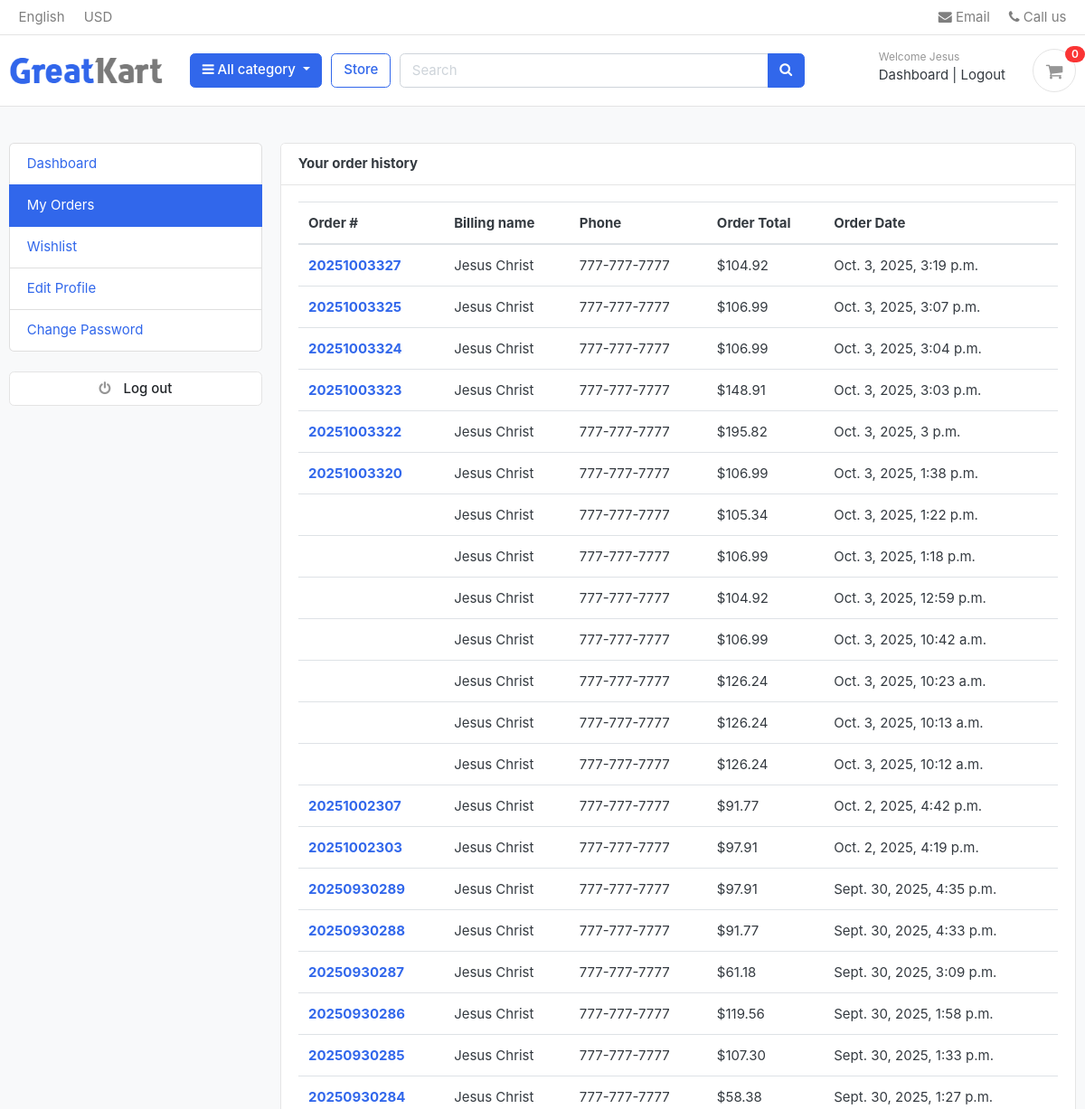
/accounts/my_orders/ (signed in, upper part), run on an earlier commit of the app's database.
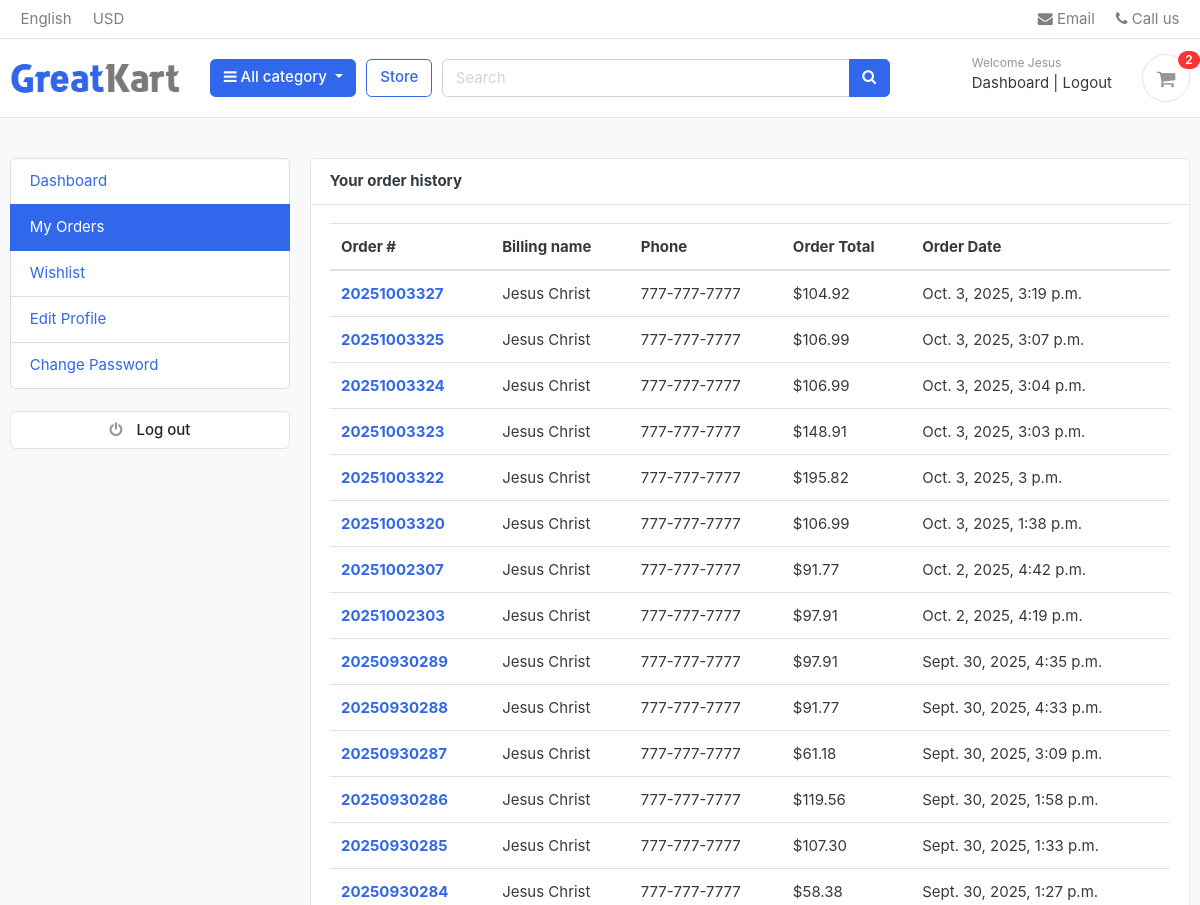
And on a later commit of the database.
### accounts/models.py (models this page shows, shortened)
class Account(AbstractUser):
    first_name = models.CharField(max_length=50)
    last_name = models.CharField(max_length=50)
    username = models.CharField(max_length=50, unique=True)
    email = models.EmailField(max_length=100, unique=True)
    phone_number = models.CharField(max_length=50)
    date_joined = models.DateTimeField(auto_now_add=True)
    last_login = models.DateTimeField(auto_now_add=True)
    is_admin = models.BooleanField(default=False)
    is_staff = models.BooleanField(default=False)
    is_active = models.BooleanField(default=False)
    is_superadmin = models.BooleanField(default=False)
    USERNAME_FIELD = 'email'
    REQUIRED_FIELDS = ['username', 'first_name', 'last_name']
    objects = MyAccountManager()

### orders/models.py (models this page shows, shortened)
class Order(models.Model):
    STATUS = (
        ("AUTHORIZED", "Authorized"),
        ("PENDING", "Pending"),
        ("CAPTURED", "Captured"),
        ("REFUNDED", "Refunded"),
    )
    ORDER_STATUS = (
        ("PROCESSING", "Processing"),
        ("SHIPPED", "Shipped"),
        ("CANCELLED", "Cancelled"),
        ("RETURNED", "Returned"),
    )
    user = models.ForeignKey(Account, on_delete=models.SET_NULL, null=True)
    payment = models.ForeignKey(Payment, on_delete=models.SET_NULL, blank=True, null=True)
    order_number = models.CharField(max_length=20)
    first_name = models.CharField(max_length=50)
    last_name = models.CharField(max_length=50)
    phone = models.CharField(max_length=15)
    email = models.EmailField(max_length=50)
    address_line_1 = models.CharField(max_length=50)
    address_line_2 = models.CharField(max_length=50, blank=True)
    country = models.CharField(max_length=2, default='US')  # 2-letter code
    state = models.CharField(max_length=2)
    city = models.CharField(max_length=50)
    zip_code = models.CharField(max_length=10)
    order_note = models.CharField(max_length=100, blank=True)
    order_total = models.DecimalField(max_digits=10, decimal_places=2)
    tax = models.DecimalField(max_digits=10, decimal_places=2)
    shipping_cost = models.DecimalField(max_digits=10, decimal_places=2, default=0,
                                        help_text="Final shipping cost applied to this order")
    status = models.CharField(max_length=10,choices=STATUS,default="AUTHORIZED",verbose_name="Payment Status")
    tracking_number = models.CharField(max_length=100, blank=True, null=True,
                                       help_text="Carrier tracking number for shipment")
    order_status = models.CharField(max_length=15,choices=ORDER_STATUS,default="PROCESSING",)
    is_ordered = models.BooleanField(default=False)
    ip = models.CharField(blank=True, max_length=20)
    created_at = models.DateTimeField(auto_now_add=True)
    updated_at = models.DateTimeField(auto_now=True)
    shipping_first_name = models.CharField(max_length=50, blank=True)
    shipping_last_name = models.CharField(max_length=50, blank=True)
    shipping_phone = models.CharField(max_length=15, blank=True)
    shipping_email = models.EmailField(max_length=50, blank=True)
    shipping_address_line_1 = models.CharField(max_length=50, blank=True)
    shipping_address_line_2 = models.CharField(max_length=50, blank=True)
    shipping_country = models.CharField(max_length=2, blank=True, default='US')
    shipping_state = models.CharField(max_length=2, blank=True)
    shipping_city = models.CharField(max_length=50, blank=True)
    shipping_zip_code = models.CharField(max_length=20, blank=True)
    shipping_method = models.CharField(max_length=50, blank=True, null=True,
                                       help_text="Carrier or type (e.g., FedEx Home, Free Shipping)")
    supplier_name = models.CharField(max_length=255, blank=True, null=True)
    po_number = models.CharField(max_length=100, blank=True, null=True)
    supplier_order_date = models.DateField(blank=True, null=True)
    paypal_authorization_id = models.CharField(max_length=255, blank=True, null=True)
    paypal_order_id = models.CharField(max_length=255, blank=True, null=True)
    def full_name(self):
        return f'{self.first_name} {self.last_name}'

### accounts/views.py (the view)
# urls.py: path('my_orders/', views.my_orders, name='my_orders'),
@login_required(login_url='login')
def my_orders(request):
    orders = Order.objects.filter(
        user=request.user
    ).exclude(
        status="New"   # hide only brand new / incomplete orders
    ).order_by('-created_at')
    context = {
        'orders': orders,
    }
    return render(request, 'accounts/my_orders.html', context)

### carts/context_processors.py (called while the page is built)
def counter(request):
    cart_count = 0
    if 'admin' in request.path:
        return {}
    else:
        try:
            cart = Cart.objects.filter(cart_id= _cart_id(request))
            if request.user.is_authenticated:
                cart_items = CartItem.objects.all().filter(user=request.user)
            else:
                cart_items = CartItem.objects.all().filter(cart=cart[:1])
            for cart_item in cart_items:
                cart_count += cart_item.quantity
        except Cart.DoesNotExist:
            cart_count = 0
    return dict(cart_count=cart_count)

### carts/utils.py (called while the page is built)
def _cart_id(request):
    cart_id = request.session.get('cart_id')
    if not cart_id:
        cart_id = str(uuid.uuid4())
        request.session['cart_id'] = cart_id
        request.session.modified = True
    return cart_id

### category/context_processors.py (called while the page is built)
def menu_links(request):
    from category.models import Category
    links = Category.objects.all()
    return dict(links=links)

### category/models.py (called while the page is built)
    def get_url(self):
        return reverse('store:products_by_category', args=[self.slug])

### store/context_processors.py (called while the page is built)
def recently_viewed(request):
    viewed_ids = request.session.get('viewed_products', [])
    recently_viewed = Product.objects.filter(id__in=viewed_ids, is_available=True).order_by('-modified_date')[:5]  # Limit to 5, match session order if possible
    ordered_products = sorted(recently_viewed, key=lambda p: viewed_ids.index(p.id) if p.id in viewed_ids else len(viewed_ids))
    return {'recently_viewed': ordered_products}

### templates/accounts/my_orders.html (shortened to what this page needs)
{% extends 'base.html' %}
{% block content %}
<section class="section-content padding-y bg">
<div class="container">
	<div class="row">
	{% include 'includes/dashboard_sidebar.html' %}
	<main class="col-md-9">
		<article class="card">
		<header class="card-header">
			<strong class="d-inline-block mr-3">Your order history</strong>
		</header>
		<div class="card-body">
			<div class="row">
			<div class="col-md-12">
				<table class="table table-hover">
  <thead>
    <tr>
      <th scope="col">Order #</th>
      <th scope="col">Billing name</th>
      <th scope="col">Phone </th>
      <th scope="col">Order Total</th>
	  <th scope="col">Order Date</th>
    </tr>
  </thead>
  <tbody>
  	{% for order in orders %}
    <tr>
      <th scope="row"><a href="{% url 'order_detail' order.order_number  %}">{{ order.order_number }}</a></th>
      <td>{{ order.full_name }}</td>
      <td>{{ order.phone }}</td>
      <td>${{ order.order_total|floatformat:2 }}</td>
	  <td>{{ order.created_at }}</td>
    </tr>
	{% endfor %}
  </tbody>
</table>
			</div>
			</div>
			</div>
		</article>
	</main>
</div>
</div>
</section>
{% endblock %}

### templates/base.html (shortened to what this page needs)
{% load static %}
<!DOCTYPE HTML>
<html lang="en">
<head>
    <link href="{% static 'css/bootstrap.css' %}" rel="stylesheet" type="text/css"/>
    <link href="{% static 'fonts/fontawesome/css/all.min.css' %}" type="text/css" rel="stylesheet">
    <link rel="stylesheet" href="https://cdnjs.cloudflare.com/ajax/libs/font-awesome/4.7.0/css/font-awesome.min.css">
    <link href="{% static 'css/ui.css' %}" rel="stylesheet" type="text/css"/>
    <link href="{% static 'css/responsive.css' %}" rel="stylesheet" media="only screen and (max-width: 1200px)" />
    <link href="{% static 'css/custom.css' %}" rel="stylesheet" type="text/css"/>
</head>
<body>
    <header class="main-header">
        {% include 'includes/navbar.html' %}
    </header>
    {% block content %}{% endblock %}
    {% include 'includes/footer.html' %}
</body>
</html>

### templates/includes/navbar.html (shortened to what this page needs)
{% load static %}
<header class="section-header">
    <nav class="navbar p-md-0 navbar-expand-sm navbar-light border-bottom">
        <div class="container">
            <div class="collapse navbar-collapse" id="navbarTop4">
                <ul class="navbar-nav mr-auto">
                    <li class="nav-item dropdown">
                        <a href="#" class="nav-link"> English </a>
                    </li>
                    <li class="nav-item dropdown">
                        <a href="#" class="nav-link"> USD </a>
                    </li>
                </ul>
                <ul class="navbar-nav">
                    <li><a href="#" class="nav-link"> <i class="fa fa-envelope"></i> Email </a></li>
                    <li><a href="#" class="nav-link"> <i class="fa fa-phone"></i> Call us </a></li>
                </ul>
            </div>
        </div>
    </nav>
    <section class="header-main border-bottom">
        <div class="container">
            <div class="row align-items-center">
                <div class="col-lg-2 col-md-3 col-6">
                    <a href="{% url 'home' %}" class="brand-wrap">
                        <img class="logo" src="{% static './images/logo.png' %}">
                    </a>
                </div>
                <div class="col-lg col-sm col-md col-6 flex-grow-0">
                    <div class="category-wrap dropdown d-inline-block float-right">
                        <button type="button" class="btn btn-primary dropdown-toggle" data-toggle="dropdown">
                            <i class="fa fa-bars"></i> All category
                        </button>
                    </div>
                </div>
                <a href="{% url 'store:store' %}" class="btn btn-outline-primary">Store</a>
                <div class="col-lg col-md-6 col-sm-12 col">
                    <form action="{% url 'store:search' %}" class="search" method="GET">
                        <div class="input-group w-100">
                            <input type="text" class="form-control" style="width:60%;" placeholder="Search" name="keyword">
                            <div class="input-group-append">
                                <button class="btn btn-primary" type="submit">
                                    <i class="fa fa-search"></i>
                                </button>
                            </div>
                        </div>
                    </form>
                </div>
                <div class="col-lg-3 col-sm-6 col-8 order-2 order-lg-3">
                    <div class="d-flex justify-content-end mb-3 mb-lg-0">
                        {% if user.id is None %}
                            <div class="widget-header">
                                <small class="title text-muted">Welcome guest!</small>
                                <div>
                                    <a href="{% url 'login' %}">Sign in</a>
                                    <span class="dark-transp"> | </span>
                                    <a href="{% url 'register' %}"> Register</a>
                                </div>
                            </div>
                        {% else %}
                            <div class="widget-header">
                                <small class="title text-muted">Welcome {{user.first_name}}</small>
                                <div>
                                    <a href="{% url 'dashboard' %}">Dashboard</a>
                                    <span class="dark-transp"> | </span>
                                    <a href="{% url 'logout' %}"> Logout</a>
                                </div>
                            </div>
                        {% endif %}
                        <a href="{% url 'cart' %}" class="widget-header pl-3 ml-3">
                            <div class="icon icon-sm rounded-circle border"><i class="fa fa-shopping-cart"></i></div>
                            <span class="badge badge-pill badge-danger notify">{{ cart_count }}</span>
                        </a>
                    </div>
                </div>
            </div>
        </div>
    </section>
</header>

### templates/includes/dashboard_sidebar.html
<aside class="col-md-3">
    <ul class="list-group">
        <a class="list-group-item {% if '/accounts/' == request.path %}active {% endif %}" href="{% url 'dashboard' %}"> Dashboard</a>
        <a class="list-group-item {% if '/my_orders/' in request.path %}active{% endif %}" href="{% url 'my_orders' %}"> My Orders </a>
        <a class="list-group-item {% if '/store/wishlist/' in request.path %}active{% endif %}" href="{% url 'store:wishlist' %}"> Wishlist </a>
        <a class="list-group-item {% if '/edit_profile/' in request.path %}active{% endif %}" href="{% url 'edit_profile' %}"> Edit Profile </a>
        <a class="list-group-item {% if '/change_password/' in request.path %}active{% endif %}" href="{% url 'change_password' %}">Change Password</a>
    </ul>
    <br>
    <a class="btn btn-light btn-block" href="{% url 'logout' %}"> <i class="fa fa-power-off"></i> <span class="text">Log out</span> </a>
</aside>

### templates/includes/footer.html (shortened to what this page needs)
</body>
</html>

### static/css/ui.css (style rules this page uses)
html { font-family: "Inter", sans-serif; font-size: 15px; }
.icon-xs, .icon-sm, .icon-md, .icon-lg { display: inline-block; text-align: center; flex-shrink: 0; flex-grow: 0; }
.icon-sm { width: 48px; height: 48px; line-height: 48px !important; font-size: 20px; }
.padding-y { padding-top: 40px; padding-bottom: 40px; }
article:after, .form-group:after { display: block; clear: both; content: ""; }
.bg { background-color: #f8f9fa; }
.header-main { position: relative; padding-top: 1rem; padding-bottom: 1rem; }
.brand-wrap .logo, .navbar-brand .logo { margin-right: 7px; max-height: 42px; display: inline-block; }
.widget-header { display: inline-block; vertical-align: middle; position: relative; }
.widget-header a { color: #343a40; }
.widget-header i { color: #969696; }
.widget-header .title { display: block; }
.widget-header .notify { position: absolute; top: -3px; right: -10px; }
.btn-light { background-color: #fff; border-color: #e4e4e4; }
.btn-light i { color: #969696; }
.btn i + .text { margin-left: 10px; }
.notify { position: absolute; top: -4px; right: -10px; display: inline-block; padding: 0.25em 0.6em; font-size: 12px; line-height: 1; text-align: center; border-radius: 3rem; color: #fff; background-color: #fa3434; }

### templates/base.html (style rules this page uses)
.main-header { position: sticky; top: 0; z-index: 1000; transition: all 0.3s ease; background-color: inherit; }
body { padding-top: 0; }

What changed in the data, as far as the page shows it:
removed Order: full_name "Jesus Christ", phone "777-777-7777", order_total "105.34", created_at "Oct. 3, 2025, 1:22 p.m."
removed Order: full_name "Jesus Christ", phone "777-777-7777", order_total "106.99", created_at "Oct. 3, 2025, 1:18 p.m."
removed Order: full_name "Jesus Christ", phone "777-777-7777", order_total "104.92", created_at "Oct. 3, 2025, 12:59 p.m."
removed Order: full_name "Jesus Christ", phone "777-777-7777", order_total "106.99", created_at "Oct. 3, 2025, 10:42 a.m."
removed Order: full_name "Jesus Christ", phone "777-777-7777", order_total "126.24", created_at "Oct. 3, 2025, 10:23 a.m."
removed Order: full_name "Jesus Christ", phone "777-777-7777", order_total "126.24", created_at "Oct. 3, 2025, 10:13 a.m."
removed Order: full_name "Jesus Christ", phone "777-777-7777", order_total "126.24", created_at "Oct. 3, 2025, 10:12 a.m."
Also different on the page:
{{ cart_count }}: "0" → "2"
